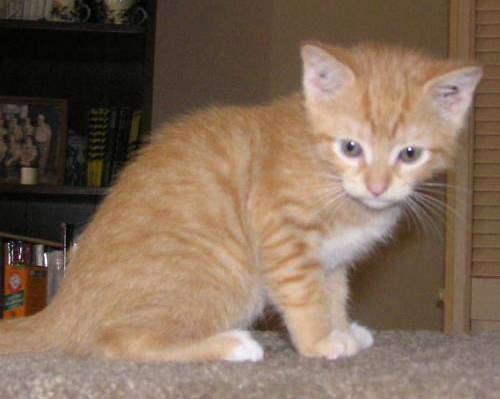
#> input picture src/dataset/train/cats/cat.4003.jpg, 500 x 399 px; its folder holds only this picture in this run
$ jupyter execute --allow-errors trabajo_grupal.ipynb   (older library calls are emulated)
#> lines starting #> are read from the running program, lines starting #| are printed output that depends on the picture; after the words box and inside, x2 and y2 are one past the last pixel; in counts of white or black regions, pixels touching at a corner belong together
# Proyecto de Vision por Computador Semana 1

## GRUPO 6 - PARALELO B
- CHILUISA GALLARDO ROBINSON
- LANCHIMBA CAIZA NATALY
- CHOEZ ARTEAGA TEOFILO MANUEL

# Parte 1
- Cargar una imagen con OpenCV
- Mostrar la imagen cargada
- Convertirla a escala de grises
- Aplicar el filtro de deteccion de bordes Canny
- Mostrar la imagen procesada
- Buscar otro filtro diferente a Canny
- Aplicar el filtro a la imagen original y a la procesada con el filtro Canny
- Mostrar los resultados de las 2 imagenes procesadas con el nuevo filtro
- Escribir sobre las diferencias de los resultados de las dos imagenes

En este primer bloque importamos las librerias que usaremos durante todo el ejercicio: OpenCV para procesar imagenes, NumPy para operaciones numericas y Matplotlib para visualizar los resultados.

### Paso previo: instalacion de librerias (solo si faltan)
Este bloque verifica si las librerias necesarias estan instaladas. Si alguna no existe, se instala automaticamente con `pip`.

[cell 1]
import importlib
import subprocess
import sys

paquetes = {
    "cv2": "opencv-python",
    "numpy": "numpy",
    "matplotlib": "matplotlib",
    "sklearn": "scikit-learn",
}

faltantes = []
for modulo, paquete in paquetes.items():
    try:
        importlib.import_module(modulo)
    except ImportError:
        faltantes.append(paquete)

if faltantes:
    print(f"Instalando paquetes faltantes: {faltantes}")
    subprocess.check_call([sys.executable, "-m", "pip", "install", *faltantes])
else:
    print("Todas las librerias requeridas ya estan instaladas.")

[cell 2]
import cv2
import numpy as np
import matplotlib.pyplot as plt
import random
from pathlib import Path

from sklearn.metrics import accuracy_score, classification_report, confusion_matrix
from sklearn.svm import LinearSVC

Cargamos la imagen original desde una ruta local y la mostramos para confirmar que se leyo correctamente antes de aplicar cualquier transformacion.

[cell 3]
ruta_cats_train = Path('../dataset/train/cats')
imagenes = [p for p in ruta_cats_train.iterdir() if p.is_file()]

if len(imagenes) == 0:
    raise ValueError(f'No hay imagenes en: {ruta_cats_train}')

ruta_img = random.choice(imagenes)
img = cv2.imread(str(ruta_img))
#> img is the input picture: shape (399, 500, 3); mean B, G, R 88.4, 106.9, 128.8

if img is None:
    raise ValueError(f'No se pudo leer la imagen: {ruta_img}')

img_rgb = cv2.cvtColor(img, cv2.COLOR_BGR2RGB)

# Visualizar imagen
plt.figure(figsize=(5, 5))
plt.imshow(img_rgb)
plt.title(f'Clase: cats | {ruta_img.name}')
plt.axis('off')
plt.show()

En este paso convertimos la imagen a escala de grises para simplificar la informacion visual y facilitar la deteccion de bordes en los siguientes filtros.

[cell 4]
## Convertir la imagen a escala de grises

imggris=cv2.cvtColor(img,cv2.COLOR_BGR2GRAY)
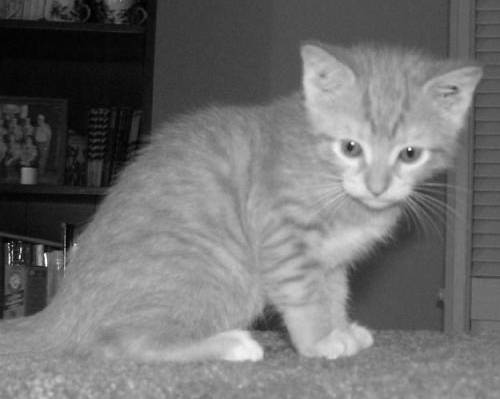
#> imggris: shape (399, 500); min 0, max 254, mean 111.4

plt.imshow(imggris,cmap='gray')
plt.show()

Ahora aplicamos Canny para detectar bordes y luego Sobel, tanto sobre la imagen original como sobre la salida de Canny, para comparar como cambia el realce de contornos.

[cell 5]
## Aplicar filtro cany

imgcany=cv2.Canny(img,5,300)
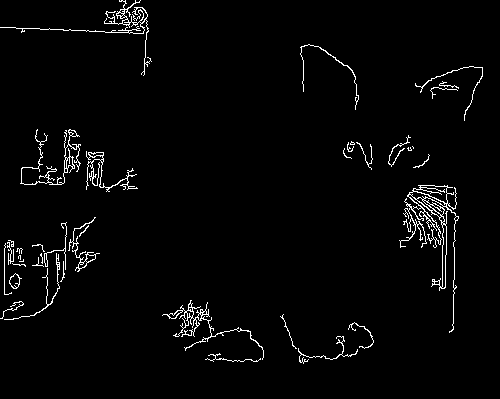
#> imgcany: shape (399, 500); 2.5% white in thin lines or dots, all inside (x1, y1, x2, y2) = (0, 0, 483, 364)

## Aplicar filtro sobel a la imagen original
imgsobel=cv2.Sobel(img,cv2.CV_8U,1,0,ksize=5)
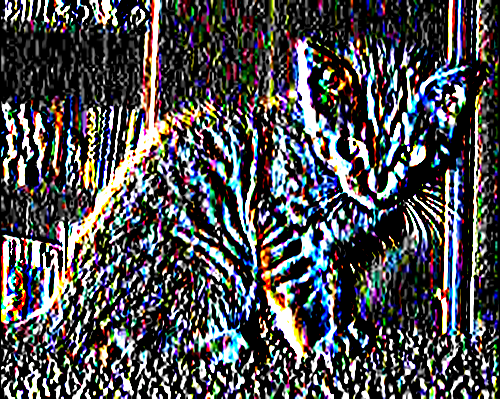
#> imgsobel: shape (399, 500, 3); mean B, G, R 81.1, 78.1, 77.7

## Aplicar filtro sobel a la imagen cany
imgsobel2=cv2.Sobel(imgcany,cv2.CV_8U,1,0,ksize=5)
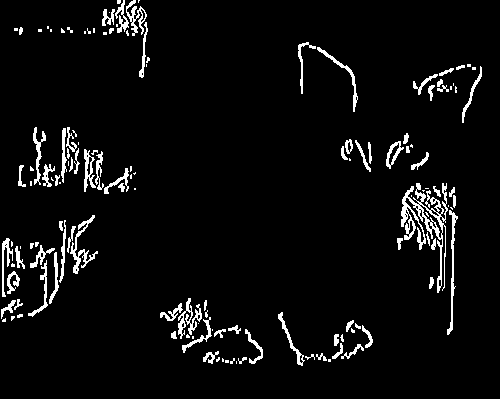
#> imgsobel2: shape (399, 500); 4.9% white in thin lines or dots, all inside (x1, y1, x2, y2) = (1, 0, 482, 366)

plt.figure(figsize=(15,5))
plt.subplot(1,4,1)
plt.imshow(img, cmap='gray')
plt.title('Canny')
plt.axis('off')

plt.subplot(1,4,2)
plt.imshow(imgcany, cmap='gray')
plt.title('Canny')
plt.axis('off')

plt.subplot(1,4,3)
plt.imshow(imgsobel, cmap='gray')
plt.title('Sobel original')
plt.axis('off')

plt.subplot(1,4,4)
plt.imshow(imgsobel2, cmap='gray')
plt.title('Sobel sobre cany')
plt.axis('off')

plt.show()
#> figure, not shown here; B, G, R data is drawn as R, G, B

Al combinar los filtros cany y sobel se puede ver que los bordes identificados con cany se hacen más notorios o más acentuados algo que mejora la identificación de bordes mientras que al aplicar sobel sobre la imagen orginal se mantiene mejor la figura en la imagen ya que como se ve no se pierde la imagen del gatito. Adicionalmente, se evidencio que al disminuir el primer umbral de Cany se detectan más bordes que al incrementar este parámetro.

[cell 6]
## Aplicar filtro cany

experimentos = [
    {"nombre": "Exp 1 - Sensible", "t1": 50, "t2": 120, "ksize": 1},
    {"nombre": "Exp 2 - Equilibrado", "t1": 100, "t2": 200, "ksize": 3},
    {"nombre": "Exp 3 - Estricto", "t1": 150, "t2": 300, "ksize": 5},
]

for exp in experimentos:
    canny = cv2.Canny(imggris, exp["t1"], exp["t2"])

    sobel_x_o = cv2.Sobel(imggris, cv2.CV_64F, 1, 0, ksize=exp["ksize"])
    sobel_y_o = cv2.Sobel(imggris, cv2.CV_64F, 0, 1, ksize=exp["ksize"])
    sobel_original = cv2.convertScaleAbs(cv2.magnitude(sobel_x_o, sobel_y_o))

    sobel_x_c = cv2.Sobel(canny, cv2.CV_64F, 1, 0, ksize=exp["ksize"])
    sobel_y_c = cv2.Sobel(canny, cv2.CV_64F, 0, 1, ksize=exp["ksize"])
    sobel_canny = cv2.convertScaleAbs(cv2.magnitude(sobel_x_c, sobel_y_c))

    plt.figure(figsize=(14, 4))

    plt.subplot(1, 3, 1)
    plt.imshow(canny, cmap="gray")
    plt.title(f"{exp['nombre']}\nCanny t1={exp['t1']}, t2={exp['t2']}")
    plt.axis("off")

    plt.subplot(1, 3, 2)
    plt.imshow(sobel_original, cmap="gray")
    plt.title(f"Sobel original (ksize={exp['ksize']})")
    plt.axis("off")

    plt.subplot(1, 3, 3)
    plt.imshow(sobel_canny, cmap="gray")
    plt.title(f"Sobel sobre Canny (ksize={exp['ksize']})")
    plt.axis("off")

    plt.tight_layout()
    plt.show()
#> this loop made 3 passes
#> pass 1, `sobel_x_o = cv2.Sobel(imggris, cv2.CV_64F, 1, 0, ksize=exp["ksize"])`:
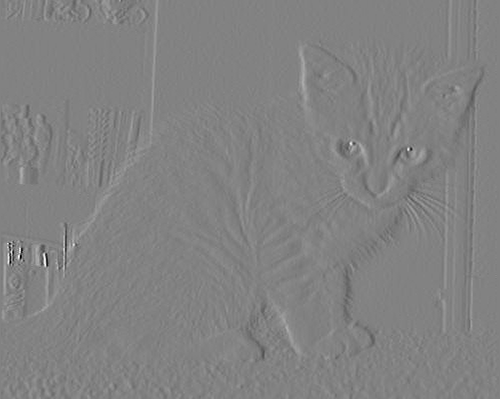
#> sobel_x_o: shape (399, 500) float64; min -190, max 182, mean 0.2; drawn with min black and max white
#> pass 1, `sobel_y_o = cv2.Sobel(imggris, cv2.CV_64F, 0, 1, ksize=exp["ksize"])`:
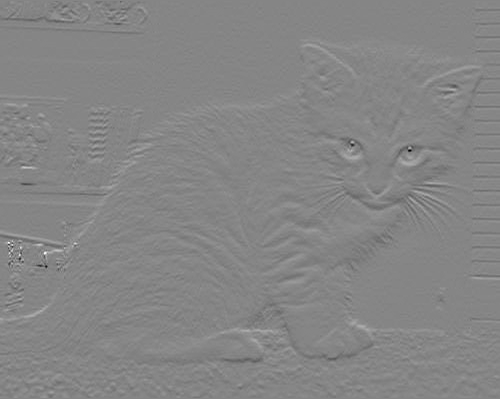
#> sobel_y_o: shape (399, 500) float64; min -192, max 175, mean 0.4; drawn with min black and max white
#> pass 1, `sobel_original = cv2.convertScaleAbs(cv2.magnitude(sobel_x_o, sobel_y_..`:
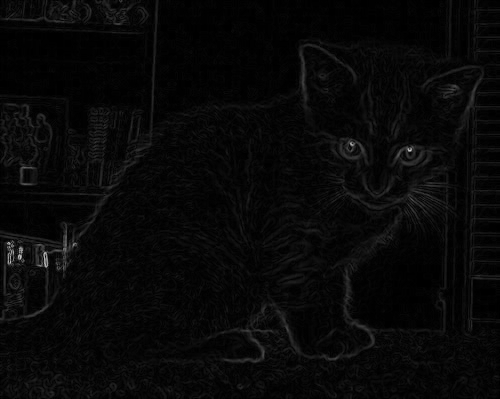
#> sobel_original: shape (399, 500); min 0, max 200, mean 8
#> pass 1, `plt.show()`:
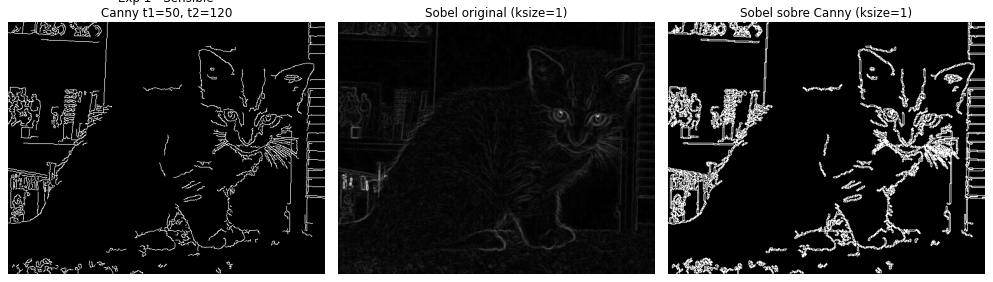
#> figure drawn by matplotlib, 3 panels
#> after the loop:
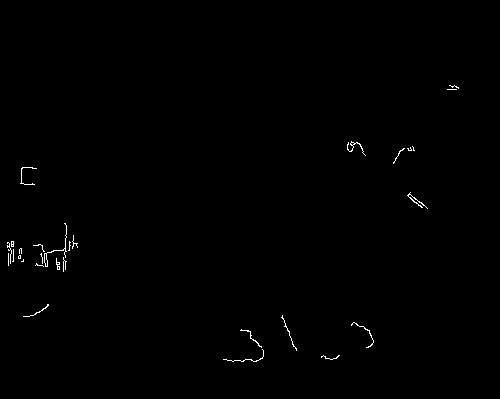
#> canny: shape (399, 500); 0.39% white in thin lines or dots, all inside (x1, y1, x2, y2) = (7, 85, 459, 362)

# Parte 2
- Importar la base de datos y visualizar 5 ejemplos por cada clase
- Dividir la base de datos en entrenamiento, validacion y prueba
- Extraer caracteristicas de las imagenes
- Crear un clasificador en base a las caracteristicas extraidas
- Evaluar el clasificador y reportar exactitud (objetivo >= 70%)

En esta parte importamos herramientas para manejar rutas y aleatoriedad, y tambien los metodos de scikit-learn que usaremos para entrenar y evaluar el clasificador.

[cell 7]
RUTA_DATASET = (Path.cwd() / '../dataset').resolve()
SEED = 42
random.seed(SEED)
np.random.seed(SEED)

print(f'Ruta dataset detectada: {RUTA_DATASET}')

if not RUTA_DATASET.exists():
    raise FileNotFoundError(
        f'No existe el dataset en: {RUTA_DATASET}. '
        'Verifica que la carpeta src/dataset este creada y que el notebook se ejecute desde src/code.'
    )

splits_requeridos = ['train', 'val', 'test']
clases_requeridas = ['cats', 'dogs']

#> (the rest of this cell did not finish here and is left out)

Con este bloque mostramos ejemplos reales del conjunto de entrenamiento para verificar visualmente que las clases estan bien organizadas y que las imagenes se leen sin problemas.

[cell 8]
def mostrar_ejemplos_por_clase(ruta_base, split='train', n=5):
    clases = ['cats', 'dogs']
    plt.figure(figsize=(12, 5))

    for i, clase in enumerate(clases):
        ruta_clase = Path(ruta_base) / split / clase
        imagenes = [p for p in ruta_clase.iterdir() if p.is_file()]
        random.shuffle(imagenes)
        seleccion = imagenes[:n]

        for j, ruta_img in enumerate(seleccion):
            img_bgr = cv2.imread(str(ruta_img))
            if img_bgr is None:
                continue
            img_rgb = cv2.cvtColor(img_bgr, cv2.COLOR_BGR2RGB)

            pos = i * n + j + 1
            plt.subplot(2, n, pos)
            plt.imshow(img_rgb)
            plt.title(clase[:-1])
            plt.axis('off')

    plt.suptitle(f'Ejemplos del split: {split}')
    plt.tight_layout()
    plt.show()


#> (the rest of this cell did not finish here and is left out)

Aqui definimos como convertir cada imagen en un vector de caracteristicas usando HOG. Luego cargamos train, validacion y prueba para tener los datos listos para el modelo.

[cell 9]
def extraer_hog_cv2(img_bgr):
    img_gray = cv2.cvtColor(img_bgr, cv2.COLOR_BGR2GRAY)
    img_resize = cv2.resize(img_gray, (64, 64))
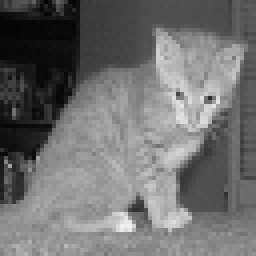
#> img_resize: shape (64, 64) (shown 4 times larger); min 2, max 240, mean 111.2

    hog = cv2.HOGDescriptor(
        _winSize=(64, 64),
        _blockSize=(16, 16),
        _blockStride=(8, 8),
        _cellSize=(8, 8),
        _nbins=9,
    )
    caracteristicas = hog.compute(img_resize)
#> caracteristicas = 1764 values, max 0.435 at index 504, min 0.0045 at index 1268, mean 0.145
    return caracteristicas.flatten()


def cargar_split(ruta_base, split):
    X, y = [], []
    clases = ['cats', 'dogs']

    for etiqueta, clase in enumerate(clases):
        ruta_clase = Path(ruta_base) / split / clase
        for ruta_img in ruta_clase.iterdir():
            if not ruta_img.is_file():
                continue

            img_bgr = cv2.imread(str(ruta_img))
            if img_bgr is None:
                continue

            feat = extraer_hog_cv2(img_bgr)
#> feat has the same summary as caracteristicas in extraer_hog_cv2
            X.append(feat)
            y.append(etiqueta)

    return np.array(X), np.array(y)


#> (the rest of this cell did not finish here and is left out)
